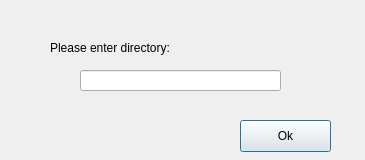
<?xml version="1.0" encoding="UTF-8"?>
<ui version="4.0">
 <class>DirectoryDialog</class>
 <widget class="QDialog" name="DirectoryDialog">
  <property name="geometry">
   <rect>
    <x>0</x>
    <y>0</y>
    <width>365</width>
    <height>160</height>
   </rect>
  </property>
  <property name="windowTitle">
   <string>Dialog</string>
  </property>
  <widget class="QPushButton" name="okBtn">
   <property name="geometry">
    <rect>
     <x>240</x>
     <y>120</y>
     <width>91</width>
     <height>32</height>
    </rect>
   </property>
   <property name="text">
    <string>Ok</string>
   </property>
  </widget>
  <widget class="QLineEdit" name="dirTxt">
   <property name="geometry">
    <rect>
     <x>80</x>
     <y>70</y>
     <width>201</width>
     <height>21</height>
    </rect>
   </property>
  </widget>
  <widget class="QLabel" name="label">
   <property name="geometry">
    <rect>
     <x>50</x>
     <y>40</y>
     <width>151</width>
     <height>16</height>
    </rect>
   </property>
   <property name="text">
    <string>Please enter directory:</string>
   </property>
  </widget>
 </widget>
 <resources/>
 <connections/>
</ui>
